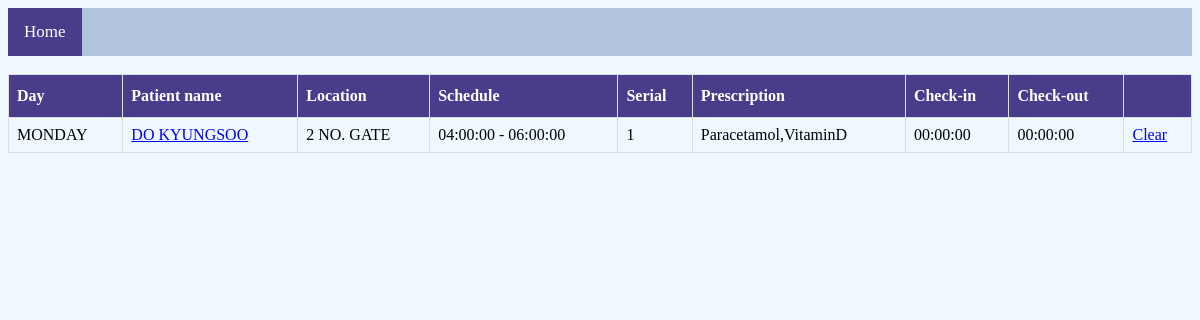
Screenshot of /phpcode/appointmentpatient.php?d_id=1 with the database file from the repository.
### tables this page shows
CREATE TABLE `appointment` (
  `D_ID` int(11) NOT NULL,
  `U_ID` int(11) NOT NULL,
  `S_ID` int(11) NOT NULL,
  `CHECK_IN` time NOT NULL,
  `CHECK_OUT` time NOT NULL,
  `SERIAL` int(11) NOT NULL,
  `PRESCRIPTION` text DEFAULT NULL
);

CREATE TABLE `schedule` (
  `S_ID` int(11) NOT NULL,
  `D_ID` int(11) NOT NULL,
  `DAY` varchar(10) NOT NULL,
  `START` time NOT NULL,
  `END` time NOT NULL,
  `LOCATION` text NOT NULL,
  `MAX_P` int(11) NOT NULL,
  `date` date NOT NULL
);

### phpcode/appointmentpatient.php (the view, shortened to what this page needs)
<?php
	include('database.php');
	$d_id = $_GET['d_id'];
?>
<!DOCTYPE html>
<html>
<head>
	<link rel="stylesheet" href="CSS/appointmentdoctor.css" type="text/css">
</head>
<body>
<div class="topnav"> <a class="active" href="index.php">Home</a> </div><br>
	<?php
		$day =  array("SATURDAY","SUNDAY","MONDAY", "TUESDAY" , "WEDNESDAY" , "THURSDAY" , "FRIDAY");
		echo '<table id="customers">'.'<tr>'.
				'<th>Day</th>'.
				'<th>Patient name</th>'.
				'<th>Location</th>'.
				'<th>Schedule</th>'.
				'<th>Serial</th>'.
				'<th>Prescription</th>'.
				'<th>Check-in</th>'.
				'<th>Check-out</th>'.
				'<th></th>'.
				'</tr>';
		for ($i=0; $i < 7; $i++) {
				$query= 'SELECT appointment.*,concat (FIRST_NAME," ",LAST_NAME) AS PATIENT, concat(START," - ",END) AS SCHEDULE,schedule.*
						FROM appointment
						INNER JOIN user ON appointment.U_ID = user.U_ID
						INNER JOIN schedule ON appointment.S_ID = schedule.S_ID
						WHERE appointment.D_ID='.$d_id.' AND DAY LIKE "%'.$day[$i].'%"
						ORDER BY START;';
				$result = mysqli_query($conn, $query);
				$n = mysqli_num_rows($result);
				$daydone = false;
				$deletedone = false;
				while($row = mysqli_fetch_assoc($result)){
					echo '<tr>';
					if(!$daydone){
						echo '<td rowspan = "'.$n.'">'.$day[$i].'</td>';
						$daydone = true;
					}
					echo '<td><a href = "userpage.php?id='.$row['U_ID'].'">'.$row["PATIENT"].'</a></td>
						<td>'.$row["LOCATION"].'</td>
						<td>'.$row["SCHEDULE"].'</td>
						<td>'.$row["SERIAL"].'</td>
						<td>'.$row["PRESCRIPTION"].'</td>
						<td>'.$row["CHECK_IN"].'</td>
						<td>'.$row["CHECK_OUT"].'</td>';
					if(!$deletedone){
						echo '<td rowspan = "'.$n.'"><a href = "deleteappointment.php?d_id='.$d_id.'&day='.$day[$i].'">  Clear</a></td>';
						$deletedone = true;
					}
					echo '</tr>';
				}
			}
			echo '</table>';
	?>
</body>
</html>

### phpcode/CSS/appointmentdoctor.css (style rules this page uses)
body { font-family:"Garamond"; background-color: #F0F8FF; }
#customers { font-family:"Garamond"; font-family: "Trebuchet MS", Arial, Helvetica, sans-serif; border-collapse: collapse; width: 100%; }
#customers td, #customers th { font-family:"Garamond"; border: 1px solid #ddd; padding: 8px; }
#customers tr:nth-child(even) { font-family:"Garamond";background-color: #F0F8FF; }
#customers tr:nth-child(odd) { font-family:"Garamond";background-color: #B0C4DE; }
#customers th { font-family:"Garamond"; padding-top: 12px; padding-bottom: 12px; text-align: left; background-color: #483D8B; color: white; }
.topnav { font-family:"Garamond"; overflow: hidden; background-color: #B0C4DE; }
.topnav a { font-family:"Garamond"; float: left; display: block; color: white; text-align: center; padding: 14px 16px; text-decoration: none; font-size: 17px; }
.topnav a.active { font-family:"Garamond"; background-color: #483D8B; color: white; }

### rows the page displays
appointment: i "MONDAY", PATIENT "DO KYUNGSOO", S_ID.LOCATION "2 NO. GATE", SCHEDULE "04:00:00 - 06:00:00", SERIAL "1", PRESCRIPTION "Paracetamol,VitaminD", CHECK_IN "00:00:00", CHECK_OUT "00:00:00"
